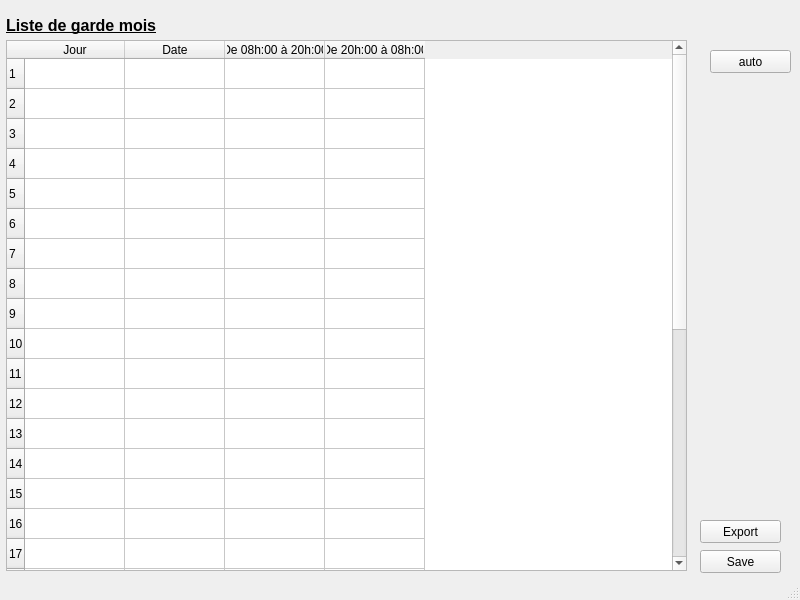
<?xml version="1.0" encoding="UTF-8"?>
<ui version="4.0">
 <class>MainWindow</class>
 <widget class="QMainWindow" name="MainWindow">
  <property name="geometry">
   <rect>
    <x>0</x>
    <y>0</y>
    <width>800</width>
    <height>600</height>
   </rect>
  </property>
  <property name="windowTitle">
   <string>Planing de garde dentistes</string>
  </property>
  <widget class="QWidget" name="centralwidget">
   <widget class="QPushButton" name="pushButton_2">
    <property name="geometry">
     <rect>
      <x>700</x>
      <y>520</y>
      <width>81</width>
      <height>23</height>
     </rect>
    </property>
    <property name="text">
     <string>Export</string>
    </property>
   </widget>
   <widget class="QLabel" name="label">
    <property name="geometry">
     <rect>
      <x>6</x>
      <y>10</y>
      <width>441</width>
      <height>31</height>
     </rect>
    </property>
    <property name="font">
     <font>
      <pointsize>12</pointsize>
      <weight>75</weight>
      <italic>false</italic>
      <bold>true</bold>
      <underline>true</underline>
     </font>
    </property>
    <property name="text">
     <string>Liste de garde mois</string>
    </property>
    <property name="alignment">
     <set>Qt::AlignLeading|Qt::AlignLeft|Qt::AlignVCenter</set>
    </property>
   </widget>
   <widget class="QPushButton" name="pushButton">
    <property name="geometry">
     <rect>
      <x>700</x>
      <y>550</y>
      <width>81</width>
      <height>23</height>
     </rect>
    </property>
    <property name="text">
     <string>Save</string>
    </property>
   </widget>
   <widget class="QTableWidget" name="tableWidget">
    <property name="geometry">
     <rect>
      <x>6</x>
      <y>40</y>
      <width>681</width>
      <height>531</height>
     </rect>
    </property>
    <property name="editTriggers">
     <set>QAbstractItemView::NoEditTriggers</set>
    </property>
    <property name="selectionMode">
     <enum>QAbstractItemView::NoSelection</enum>
    </property>
    <row>
     <property name="text">
      <string>1</string>
     </property>
    </row>
    <row>
     <property name="text">
      <string>2</string>
     </property>
    </row>
    <row>
     <property name="text">
      <string>3</string>
     </property>
    </row>
    <row>
     <property name="text">
      <string>4</string>
     </property>
    </row>
    <row>
     <property name="text">
      <string>5</string>
     </property>
    </row>
    <row>
     <property name="text">
      <string>6</string>
     </property>
    </row>
    <row>
     <property name="text">
      <string>7</string>
     </property>
    </row>
    <row>
     <property name="text">
      <string>8</string>
     </property>
    </row>
    <row>
     <property name="text">
      <string>9</string>
     </property>
    </row>
    <row>
     <property name="text">
      <string>10</string>
     </property>
    </row>
    <row>
     <property name="text">
      <string>11</string>
     </property>
    </row>
    <row>
     <property name="text">
      <string>12</string>
     </property>
    </row>
    <row>
     <property name="text">
      <string>13</string>
     </property>
    </row>
    <row>
     <property name="text">
      <string>14</string>
     </property>
    </row>
    <row>
     <property name="text">
      <string>15</string>
     </property>
    </row>
    <row>
     <property name="text">
      <string>16</string>
     </property>
    </row>
    <row>
     <property name="text">
      <string>17</string>
     </property>
    </row>
    <row>
     <property name="text">
      <string>18</string>
     </property>
    </row>
    <row>
     <property name="text">
      <string>19</string>
     </property>
    </row>
    <row>
     <property name="text">
      <string>20</string>
     </property>
    </row>
    <row>
     <property name="text">
      <string>21</string>
     </property>
    </row>
    <row>
     <property name="text">
      <string>22</string>
     </property>
    </row>
    <row>
     <property name="text">
      <string>23</string>
     </property>
    </row>
    <row>
     <property name="text">
      <string>24</string>
     </property>
    </row>
    <row>
     <property name="text">
      <string>25</string>
     </property>
    </row>
    <row>
     <property name="text">
      <string>26</string>
     </property>
    </row>
    <row>
     <property name="text">
      <string>27</string>
     </property>
    </row>
    <row>
     <property name="text">
      <string>28</string>
     </property>
    </row>
    <row>
     <property name="text">
      <string>29</string>
     </property>
    </row>
    <row>
     <property name="text">
      <string>30</string>
     </property>
    </row>
    <row>
     <property name="text">
      <string>31</string>
     </property>
    </row>
    <column>
     <property name="text">
      <string>Jour</string>
     </property>
    </column>
    <column>
     <property name="text">
      <string>Date</string>
     </property>
    </column>
    <column>
     <property name="text">
      <string>De 08h:00 à 20h:00</string>
     </property>
    </column>
    <column>
     <property name="text">
      <string>De 20h:00 à 08h:00</string>
     </property>
    </column>
   </widget>
   <widget class="QPushButton" name="pushButton_3">
    <property name="geometry">
     <rect>
      <x>710</x>
      <y>50</y>
      <width>81</width>
      <height>23</height>
     </rect>
    </property>
    <property name="text">
     <string>auto</string>
    </property>
   </widget>
  </widget>
  <widget class="QStatusBar" name="statusbar"/>
 </widget>
 <resources/>
 <connections/>
</ui>
